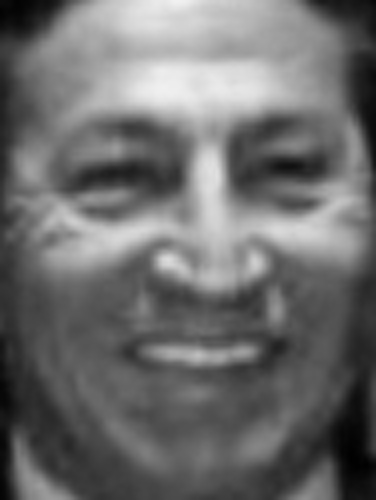
#> input picture FaceRecognitionCore/data/testing/class_photo_1_AlejandroToledo.jpg, 376 x 500 px
$ python -i image_processor.py   (imports and definitions only)   (older library calls are emulated)
#> lines starting #> are read from the running program, lines starting #| are printed output that depends on the picture
"""
Face Recognition Core System - Image Processor
================================================
Deterministic image preprocessing for face recognition.
Always applies the same steps in the same order.
"""

import cv2
import numpy as np
from config import Config
from PIL import Image


class ImageProcessor:
    """
    Preprocess images for face recognition.
    Deterministic: Always performs the same steps in the same order.
    """

    def __init__(self):
        self.config = Config

    # ─── Image Loading ───────────────────────────────────────────────────

    def load_image(self, image_path):
        """
        Load image from disk.

        Args:
            image_path: Path to image file (JPG/PNG)

        Returns:
            np.ndarray: Image in BGR format (OpenCV standard)

        Raises:
            ValueError: If image cannot be loaded or format is wrong
        """
        try:
            image = cv2.imread(image_path)
            if image is None:
                raise ValueError(f'Cannot read image: {image_path}')

            # Verify it's actually a color image
            if len(image.shape) < 3 or image.shape[2] != 3:
                raise ValueError(
                    f'Image must be RGB/BGR with 3 channels, '
                    f'got shape {image.shape}'
                )

            return image

        except ValueError:
            raise
        except Exception as e:
            raise ValueError(f'Error loading image {image_path}: {str(e)}')

    # ─── Quality Checks ─────────────────────────────────────────────────

    def check_resolution(self, image):
        """
        Check if image has minimum resolution.

        Args:
            image: np.ndarray image

        Returns:
            bool: True if acceptable, False if too small
        """
        height, width = image.shape[:2]
        min_h, min_w = self.config.IMAGE_MIN_DIMENSION

        return width >= min_w and height >= min_h

    def resize_image(self, image):
        """
        Resize image to max dimension (for faster processing).
        ALWAYS applied - never skipped.

        Args:
            image: Input image (BGR)

        Returns:
            np.ndarray: Resized image (or original if already small enough)
        """
        height, width = image.shape[:2]

        if max(height, width) > self.config.IMAGE_MAX_DIMENSION:
            scale = self.config.IMAGE_MAX_DIMENSION / max(height, width)
            new_width = int(width * scale)
            new_height = int(height * scale)
            image = cv2.resize(image, (new_width, new_height),
                               interpolation=cv2.INTER_AREA)

        return image

    def check_brightness(self, image):
        """
        Check if image brightness is acceptable.

        Args:
            image: BGR image

        Returns:
            tuple: (is_acceptable, brightness_value, message)
        """
        gray = cv2.cvtColor(image, cv2.COLOR_BGR2GRAY)
        brightness = float(np.mean(gray))

        if brightness < self.config.BRIGHTNESS_MIN:
            return False, brightness, 'Too dark'
        if brightness > self.config.BRIGHTNESS_MAX:
            return False, brightness, 'Too bright'

        return True, brightness, 'Good brightness'

    def check_blur(self, image):
        """
        Check image sharpness using Laplacian variance.
        Low variance = blurry, high variance = sharp.

        Args:
            image: BGR image

        Returns:
            tuple: (is_acceptable, blur_score, message)
        """
        gray = cv2.cvtColor(image, cv2.COLOR_BGR2GRAY)
        laplacian = cv2.Laplacian(gray, cv2.CV_64F)
        blur_score = float(laplacian.var())

        if blur_score < self.config.BLUR_THRESHOLD:
            return False, blur_score, 'Too blurry'

        return True, blur_score, 'Good sharpness'

    def check_contrast(self, image):
        """
        Check image contrast using standard deviation.

        Args:
            image: BGR image

        Returns:
            tuple: (is_acceptable, contrast_value, message)
        """
        gray = cv2.cvtColor(image, cv2.COLOR_BGR2GRAY)
        contrast = float(np.std(gray))

        if contrast < self.config.CONTRAST_MIN:
            return False, contrast, 'Low contrast'

        return True, contrast, 'Good contrast'

    def check_lighting_uniformity(self, image):
        """
        Check if lighting is uniform across image.
        Divides into 4 quadrants and checks brightness variance.

        Args:
            image: BGR image

        Returns:
            tuple: (is_acceptable, variance, message)
        """
        gray = cv2.cvtColor(image, cv2.COLOR_BGR2GRAY)
        h, w = gray.shape

        # Split into 4 quadrants
        quadrants = [
            gray[0:h // 2, 0:w // 2],       # Top-left
            gray[0:h // 2, w // 2:w],        # Top-right
            gray[h // 2:h, 0:w // 2],        # Bottom-left
            gray[h // 2:h, w // 2:w]         # Bottom-right
        ]

        brightness_levels = [float(np.mean(q)) for q in quadrants]
        variance = float(np.var(brightness_levels))

        if variance > self.config.LIGHTING_VARIANCE_MAX:
            return False, variance, 'Uneven lighting'

        return True, variance, 'Even lighting'

    # ─── Master Quality Check ────────────────────────────────────────────

    def check_photo_quality(self, image_path):
        """
        MASTER QUALITY CHECK - Run all quality checks on an image.

        Args:
            image_path: Path to image file

        Returns:
            dict: Quality assessment with keys:
                - image: the loaded image (BGR)
                - quality_score: 0-100
                - issues: list of issue strings
                - acceptable: bool
                - brightness, blur_score, contrast, lighting_variance
        """
        image = self.load_image(image_path)
#> in load_image, image is the input picture: shape (500, 376, 3); min 0, max 241, mean 108.9

        results = {
            'image': image,
            'quality_score': 0,
            'issues': [],
            'acceptable': False
        }

        # Check 1: Resolution
        resolution_ok = self.check_resolution(image)
        if not resolution_ok:
            results['issues'].append('Resolution too low')

        # Check 2: Brightness
        bright_ok, brightness, bright_msg = self.check_brightness(image)
        results['brightness'] = brightness
        if not bright_ok:
            results['issues'].append(bright_msg)

        # Check 3: Blur
        blur_ok, blur_score, blur_msg = self.check_blur(image)
        results['blur_score'] = blur_score
        if not blur_ok:
            results['issues'].append(blur_msg)

        # Check 4: Contrast
        contrast_ok, contrast, contrast_msg = self.check_contrast(image)
        results['contrast'] = contrast
        if not contrast_ok:
            results['issues'].append(contrast_msg)

        # Check 5: Lighting uniformity
        light_ok, variance, light_msg = self.check_lighting_uniformity(image)
        results['lighting_variance'] = variance
        if not light_ok:
            results['issues'].append(light_msg)

        # Calculate quality score (0-100)
        checks = [resolution_ok, bright_ok, blur_ok, contrast_ok, light_ok]
        checks_passed = sum(checks)
        total_checks = len(checks)

        results['quality_score'] = (checks_passed / total_checks) * 100
        results['acceptable'] = results['quality_score'] >= self.config.MIN_QUALITY_SCORE

        return results

    # ─── Deterministic Preprocessing Pipeline ────────────────────────────

    def preprocess_image(self, image_path):
        """
        DETERMINISTIC PREPROCESSING - Always same steps in same order.

        Pipeline:
            1. Load image & check quality
            2. Resize if needed
            3. Apply CLAHE contrast enhancement

        Args:
            image_path: Path to image file

        Returns:
            tuple: (preprocessed_image, quality_info)

        Raises:
            ValueError: If image quality is too poor to process
        """
        # Step 1: Quality check
        quality_info = self.check_photo_quality(image_path)
#> in check_photo_quality, `resolution_ok = self.check_resolution(image)`: resolution_ok = True
#> in check_brightness, `brightness = float(np.mean(gray))`: brightness = 108.9
#> in check_photo_quality, `bright_ok, brightness, bright_msg = self.check_brightness(image)`: bright_ok = True; brightness = 108.9; bright_msg = 'Good brightness'
#> in check_blur, `laplacian = cv2.Laplacian(gray, cv2.CV_64F)`:
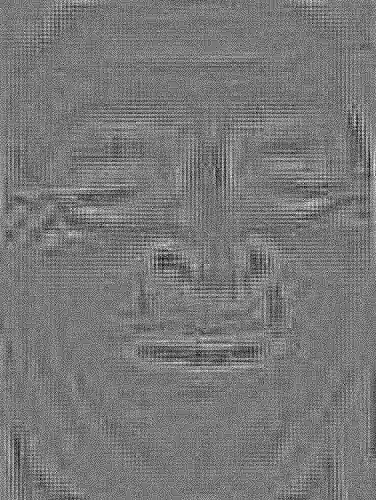
#> laplacian: shape (500, 376) float64; min -8, max 9, mean 0.00184; drawn with min black and max white
#> in check_blur, `blur_score = float(laplacian.var())`: blur_score = 2.76
#> in check_photo_quality, `blur_ok, blur_score, blur_msg = self.check_blur(image)`: blur_ok = False; blur_score = 2.76; blur_msg = 'Too blurry'
#> in check_contrast, `contrast = float(np.std(gray))`: contrast = 52.59
#> in check_photo_quality, `contrast_ok, contrast, contrast_msg = self.check_contrast(image)`: contrast_ok = True; contrast = 52.59; contrast_msg = 'Good contrast'
#> in check_lighting_uniformity, `brightness_levels = [float(np.mean(q)) for q in quadrants]`: brightness_levels = [130.5, 137.6, 84.92, 82.51]
#> in check_lighting_uniformity, `variance = float(np.var(brightness_levels))`: variance = 640.6
#> in check_photo_quality, `light_ok, variance, light_msg = self.check_lighting_uniformity(image)`: light_ok = True; variance = 640.6; light_msg = 'Even lighting'
#> in check_photo_quality, `checks = [resolution_ok, bright_ok, blur_ok, contrast_ok, light_ok]`: checks = [True, True, False, True, True]
#> in check_photo_quality, `checks_passed = sum(checks)`: checks_passed = 4
#> in check_photo_quality, `total_checks = len(checks)`: total_checks = 5
#> quality_info = 8 items

        if not quality_info['acceptable']:
            raise ValueError(
                f'Image quality unacceptable. '
                f'Score: {quality_info["quality_score"]:.1f}/100. '
                f'Issues: {quality_info["issues"]}'
            )

        image = quality_info['image']

        # Step 2: Resize ALWAYS (no-op if already small enough)
        image = self.resize_image(image)

        # Step 3: Apply CLAHE to L channel (ALWAYS, never skip)
        lab = cv2.cvtColor(image, cv2.COLOR_BGR2LAB)
#> lab: shape (500, 376, 3); mean of channels 0, 1, 2 115.1, 128, 128
        l_channel, a_channel, b_channel = cv2.split(lab)
#> a_channel: shape (500, 376); every value is 128

        clahe = cv2.createCLAHE(
            clipLimit=self.config.CLAHE_CLIP_LIMIT,
            tileGridSize=(
                self.config.CLAHE_TILE_SIZE,
                self.config.CLAHE_TILE_SIZE
            )
        )
        l_enhanced = clahe.apply(l_channel)
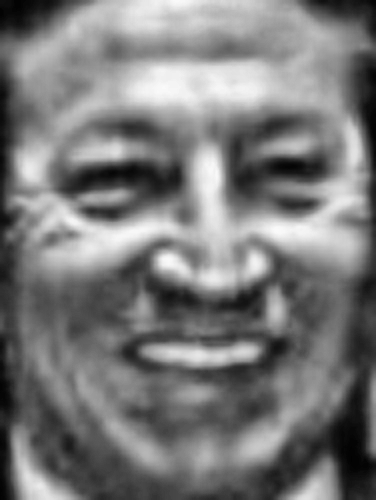
#> l_enhanced: shape (500, 376); min 1, max 250, mean 121.6

        lab_enhanced = cv2.merge([l_enhanced, a_channel, b_channel])
#> lab_enhanced: shape (500, 376, 3); mean of channels 0, 1, 2 121.6, 128, 128
        image_enhanced = cv2.cvtColor(lab_enhanced, cv2.COLOR_LAB2BGR)

        return image_enhanced, quality_info

>>> result = ImageProcessor().preprocess_image('data/testing/class_photo_1_AlejandroToledo.jpg')

$ run again, on FaceRecognitionCore/data/testing/class_photo_2_AlvaroUribe.jpg
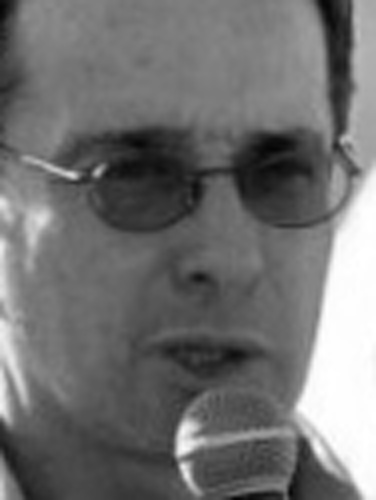
#> input picture FaceRecognitionCore/data/testing/class_photo_2_AlvaroUribe.jpg, 376 x 500 px
#> in load_image, image is the input picture: shape (500, 376, 3); min 4, max 255, mean 112.9
#> resolution_ok = True
#> in check_brightness, `brightness = float(np.mean(gray))`: brightness = 112.9
#> in check_photo_quality, `bright_ok, brightness, bright_msg = self.check_brightness(image)`: bright_ok = True; brightness = 112.9; bright_msg = 'Good brightness'
#> in check_blur, `laplacian = cv2.Laplacian(gray, cv2.CV_64F)`:
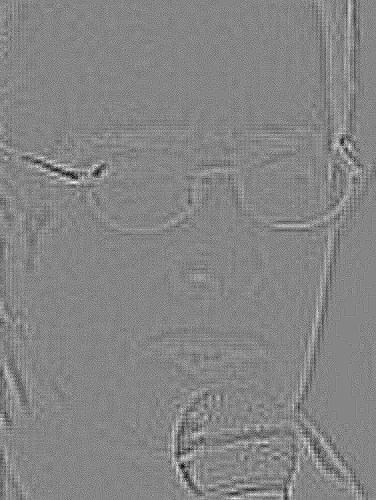
#> laplacian: shape (500, 376) float64; min -24, max 22, mean 0; drawn with min black and max white
#> in check_blur, `blur_score = float(laplacian.var())`: blur_score = 5.19
#> in check_photo_quality, `blur_ok, blur_score, blur_msg = self.check_blur(image)`: blur_ok = False; blur_score = 5.19; blur_msg = 'Too blurry'
#> in check_contrast, `contrast = float(np.std(gray))`: contrast = 54.11
#> in check_photo_quality, `contrast_ok, contrast, contrast_msg = self.check_contrast(image)`: contrast_ok = True; contrast = 54.11; contrast_msg = 'Good contrast'
#> brightness_levels = [101.7, 113.1, 96.5, 140.3]
#> in check_lighting_uniformity, `variance = float(np.var(brightness_levels))`: variance = 285.9
#> in check_photo_quality, `light_ok, variance, light_msg = self.check_lighting_uniformity(image)`: light_ok = True; variance = 285.9; light_msg = 'Even lighting'
#> checks = [True, True, False, True, True]
#> checks_passed = 4
#> total_checks = 5
#> quality_info = 8 items
#> lab: shape (500, 376, 3); mean of channels 0, 1, 2 119.3, 128, 128
#> a_channel: shape (500, 376); every value is 128
#> in preprocess_image, `l_enhanced = clahe.apply(l_channel)`:
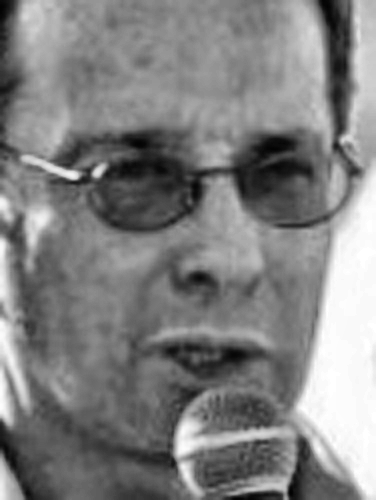
#> l_enhanced: shape (500, 376); min 2, max 255, mean 129.2
#> lab_enhanced: shape (500, 376, 3); mean of channels 0, 1, 2 129.2, 128, 128

$ run again, on FaceRecognitionCore/data/testing/class_photo_3_AmelieMauresmo.jpg
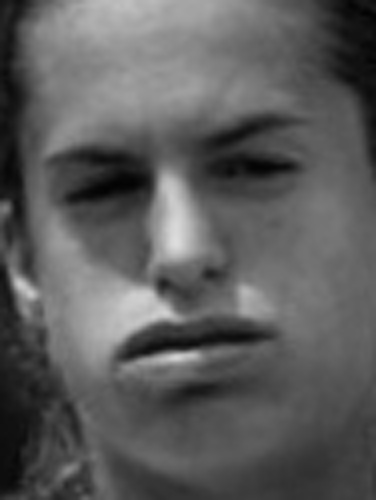
#> input picture FaceRecognitionCore/data/testing/class_photo_3_AmelieMauresmo.jpg, 376 x 500 px
#> in load_image, image is the input picture: shape (500, 376, 3); min 2, max 222, mean 91.9
#> resolution_ok = True
#> in check_brightness, `brightness = float(np.mean(gray))`: brightness = 91.94
#> in check_photo_quality, `bright_ok, brightness, bright_msg = self.check_brightness(image)`: bright_ok = True; brightness = 91.94; bright_msg = 'Good brightness'
#> in check_blur, `laplacian = cv2.Laplacian(gray, cv2.CV_64F)`:
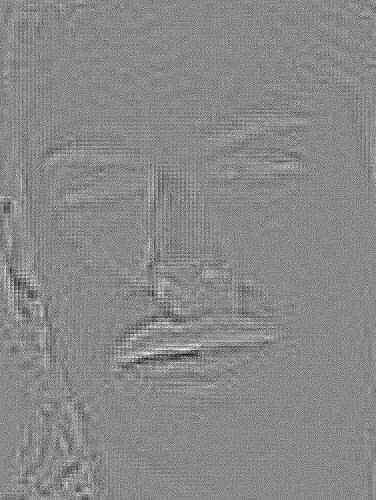
#> laplacian: shape (500, 376) float64; min -15, max 13, mean 0.000574; drawn with min black and max white
#> in check_blur, `blur_score = float(laplacian.var())`: blur_score = 2.95
#> in check_photo_quality, `blur_ok, blur_score, blur_msg = self.check_blur(image)`: blur_ok = False; blur_score = 2.95; blur_msg = 'Too blurry'
#> in check_contrast, `contrast = float(np.std(gray))`: contrast = 40.66
#> in check_photo_quality, `contrast_ok, contrast, contrast_msg = self.check_contrast(image)`: contrast_ok = True; contrast = 40.66; contrast_msg = 'Good contrast'
#> brightness_levels = [105.3, 86.4, 90.86, 85.16]
#> in check_lighting_uniformity, `variance = float(np.var(brightness_levels))`: variance = 64.31
#> in check_photo_quality, `light_ok, variance, light_msg = self.check_lighting_uniformity(image)`: light_ok = True; variance = 64.31; light_msg = 'Even lighting'
#> checks = [True, True, False, True, True]
#> checks_passed = 4
#> total_checks = 5
#> quality_info = 8 items
#> lab: shape (500, 376, 3); mean of channels 0, 1, 2 98, 128, 128
#> a_channel: shape (500, 376); every value is 128
#> in preprocess_image, `l_enhanced = clahe.apply(l_channel)`:
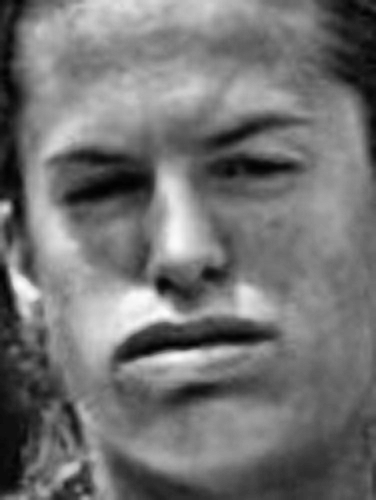
#> l_enhanced: shape (500, 376); min 1, max 251, mean 114.6
#> lab_enhanced: shape (500, 376, 3); mean of channels 0, 1, 2 114.6, 128, 128

$ run again, on FaceRecognitionCore/data/testing/class_photo_4_AndreAgassi.jpg
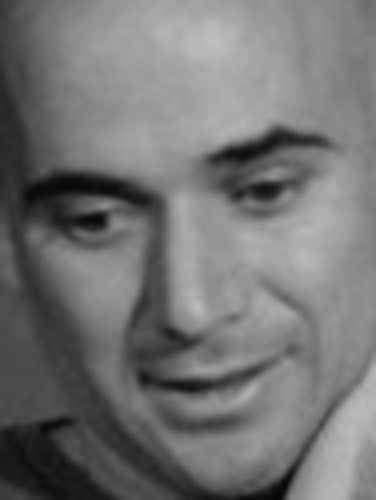
#> input picture FaceRecognitionCore/data/testing/class_photo_4_AndreAgassi.jpg, 376 x 500 px
#> in load_image, image is the input picture: shape (500, 376, 3); min 6, max 192, mean 115.6
#> resolution_ok = True
#> in check_brightness, `brightness = float(np.mean(gray))`: brightness = 115.6
#> in check_photo_quality, `bright_ok, brightness, bright_msg = self.check_brightness(image)`: bright_ok = True; brightness = 115.6; bright_msg = 'Good brightness'
#> in check_blur, `laplacian = cv2.Laplacian(gray, cv2.CV_64F)`:
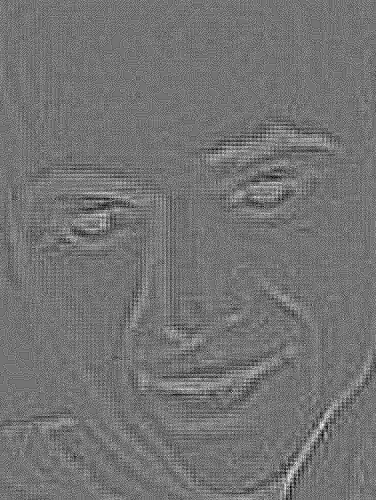
#> laplacian: shape (500, 376) float64; min -10, max 12, mean 0.000707; drawn with min black and max white
#> in check_blur, `blur_score = float(laplacian.var())`: blur_score = 2.86
#> in check_photo_quality, `blur_ok, blur_score, blur_msg = self.check_blur(image)`: blur_ok = False; blur_score = 2.86; blur_msg = 'Too blurry'
#> in check_contrast, `contrast = float(np.std(gray))`: contrast = 43.09
#> in check_photo_quality, `contrast_ok, contrast, contrast_msg = self.check_contrast(image)`: contrast_ok = True; contrast = 43.09; contrast_msg = 'Good contrast'
#> brightness_levels = [111.2, 139, 78.76, 133.4]
#> in check_lighting_uniformity, `variance = float(np.var(brightness_levels))`: variance = 559.7
#> in check_photo_quality, `light_ok, variance, light_msg = self.check_lighting_uniformity(image)`: light_ok = True; variance = 559.7; light_msg = 'Even lighting'
#> checks = [True, True, False, True, True]
#> checks_passed = 4
#> total_checks = 5
#> quality_info = 8 items
#> lab: shape (500, 376, 3); mean of channels 0, 1, 2 122.6, 128, 128
#> a_channel: shape (500, 376); every value is 128
#> in preprocess_image, `l_enhanced = clahe.apply(l_channel)`:
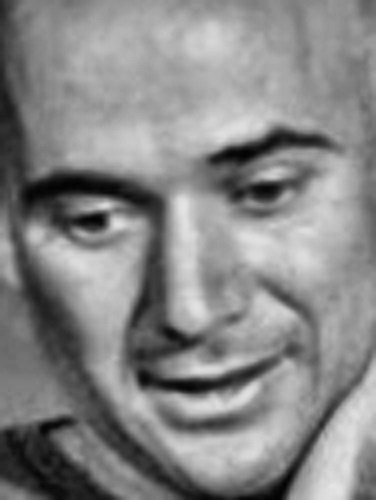
#> l_enhanced: shape (500, 376); min 2, max 230, mean 134.6
#> lab_enhanced: shape (500, 376, 3); mean of channels 0, 1, 2 134.6, 128, 128
